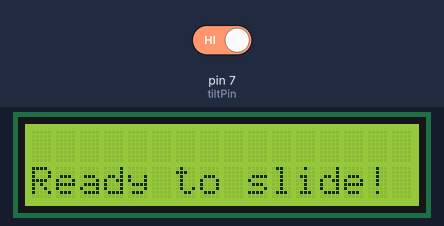
Simulated run of this sketch. Board: Arduino Uno, built with avr-gcc and run on an emulated ATmega328P. Shown: 16×2 character LCD. The inputs (shaded band) are chosen by the test bench; at power-on: pin 7 (tiltPin) HIGH.

Above: at 1.2 s.
1.3 s: pin 7 (tiltPin) driven LOW
At 1.73 s:
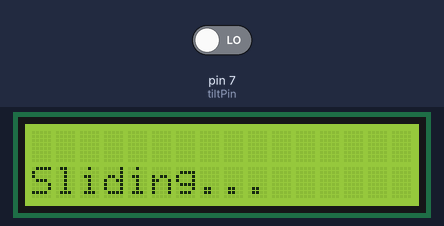
3.9 s: pin 7 (tiltPin) driven HIGH
At 4.16 s:
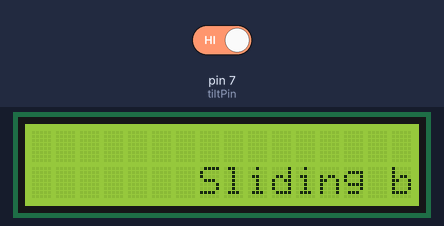
6.4 s: pin 7 (tiltPin) driven LOW
At 6.9 s:
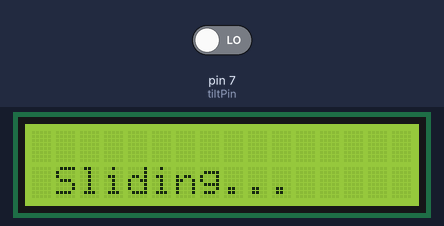
Timing chart, 0 to 9.4 s (numbered marks = the images above; inputs shaded):
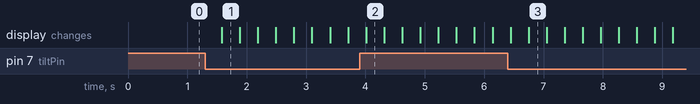

Measured:
- after the input at 1.3 s, the display: changes after 0.28 s (image 1)
- after the input at 3.9 s, the display: changes after 0.11 s (image 2)
- after the input at 6.4 s, the display: first changes after 0.05 s (image 3 shows a later state)

The sketch:

week11_tiltSwitchLCD.ino
```cpp
#include <LiquidCrystal.h>

// Initialize the library with the numbers of the interface pins
const int rs = 12, en = 11, d4 = 5, d5 = 4, d6 = 3, d7 = 2;
LiquidCrystal lcd(rs, en, d4, d5, d6, d7);

const int tiltPin = 7;  // Pin connected to the tilt switch
int tiltState;          // Variable to store the state of the tilt switch
int textPosition = 0;   // Variable to track the horizontal position of the text
bool falling = false;   // Flag to indicate if the text is falling

void setup() {
  lcd.begin(16, 2);  // Initialize the LCD with 16 columns and 2 rows
  pinMode(tiltPin, INPUT_PULLUP);  // Set the tilt pin as input with an internal pull-up resistor
  lcd.print("Ready to slide!");  // Print the initial message
}

void loop() {
  tiltState = digitalRead(tiltPin);  // Read the state of the tilt switch

  if (tiltState == LOW) {  // If the tilt switch is triggered
    falling = true;  // Start the falling animation
  } else {
    falling = false;  // Stop the falling animation and start the return animation
  }

  if (falling) {
    lcd.clear();  // Clear the screen
    lcd.setCursor(textPosition, 1);  // Set the cursor based on the current text position
    lcd.print("Sliding...");  // Display the 'sliding' text

    textPosition++;  // Move the text to the right
    if (textPosition > 15) {  // If the text reaches the end, loop it back to the start
      textPosition = 0;
    }

    delay(300);  // Delay to control the speed of the animation
  } else {
    if (textPosition > 0) {  // If the text is not at the starting position
      textPosition--;  // Move the text back to the left
      lcd.clear();
      lcd.setCursor(textPosition, 1);  // Set the cursor to the new position
      lcd.print("Sliding back...");  // Display the 'sliding back' text as it returns
      delay(300);  // Delay to control the speed of the return animation
    } else {
      lcd.clear();
      lcd.setCursor(0, 1);  // Set the cursor to the original position
      lcd.print("Ready to slide!");  // Display the original message
      delay(500);  // Small delay to debounce the tilt switch
    }
  }
}
```
